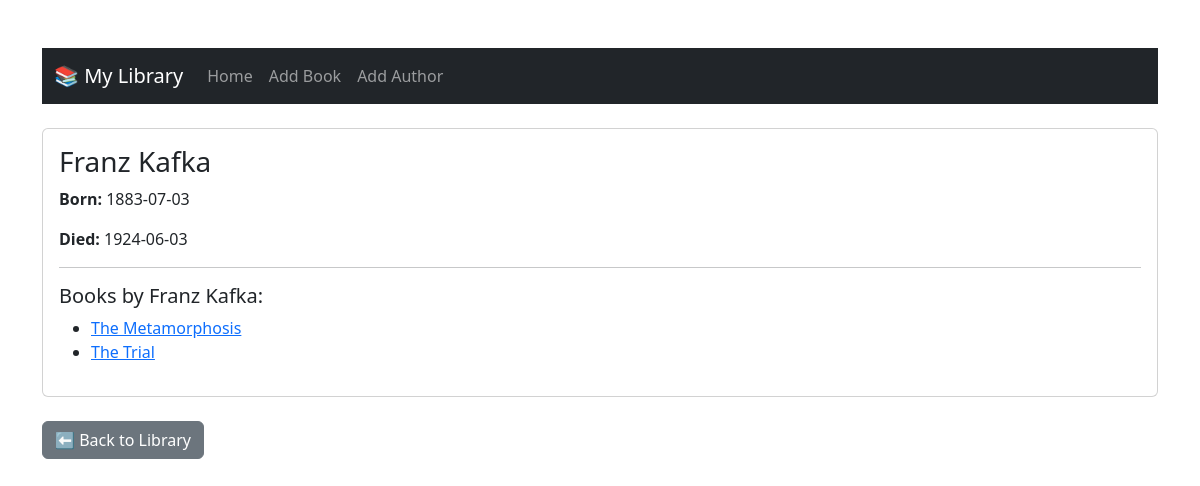
Page /author/5 on the committed database.
### data_models.py (models this page shows, shortened)
class Author(db.Model):
    __tablename__ = "authors"
    id = db.Column(db.Integer, primary_key=True, autoincrement=True)
    name = db.Column(db.String(100), nullable=False)
    birth_date = db.Column(db.Date, nullable=False)
    date_of_death = db.Column(db.Date, nullable=True)
    books = db.relationship('Book', backref='author', lazy=True)

class Book(db.Model):
    __tablename__ = "books"
    id = db.Column(db.Integer, primary_key=True, autoincrement=True)
    isbn = db.Column(db.String(13), nullable=False)
    title = db.Column(db.String(100), nullable=False)
    publication_year = db.Column(db.Integer, nullable=False)
    rating = db.Column(db.Integer, nullable=True)
    author_id = db.Column(db.Integer, db.ForeignKey('authors.id'), nullable=False)

### app.py (the view)
@app.route("/author/<int:author_id>")
def author_detail(author_id):
    author = Author.query.get_or_404(author_id)
    return render_template("author_detail.html", author=author)

### templates/author_detail.html (shortened to what this page needs)
<!DOCTYPE html>
<html lang="en">
<head>
    <link href="https://cdn.jsdelivr.net/npm/bootstrap@5.3.0/dist/css/bootstrap.min.css" rel="stylesheet">
</head>
<body class="container my-5">
<nav class="navbar navbar-expand-lg navbar-dark bg-dark mb-4">
    <div class="container-fluid">
        <a class="navbar-brand" href="/">📚 My Library</a>
        <div class="collapse navbar-collapse" id="navbarNav">
            <ul class="navbar-nav">
                <li class="nav-item"><a class="nav-link" href="/">Home</a></li>
                <li class="nav-item"><a class="nav-link" href="/add_book">Add Book</a></li>
                <li class="nav-item"><a class="nav-link" href="/add_author">Add Author</a></li>
            </ul>
        </div>
    </div>
</nav>
<div class="card mb-4">
    <div class="card-body">
        <h3 class="card-title">{{ author.name }}</h3>
        <p><strong>Born:</strong> {{ author.birth_date }}</p>
        {% if author.date_of_death %}
        <p><strong>Died:</strong> {{ author.date_of_death }}</p>
        {% endif %}
        <hr>
        <h5>Books by {{ author.name }}:</h5>
        <ul>
            {% for book in author.books %}
            <li><a href="{{ url_for('book_detail', book_id=book.id) }}">{{ book.title }}</a></li>
            {% else %}
            <li>No books found for this author.</li>
            {% endfor %}
        </ul>
    </div>
</div>
<a href="/" class="btn btn-secondary">⬅️ Back to Library</a>
</body>
</html>

### rows in the picture
Author: name "Franz Kafka", birth_date "1883-07-03", date_of_death "1924-06-03"
Book: title "The Metamorphosis"
Book: title "The Trial"
